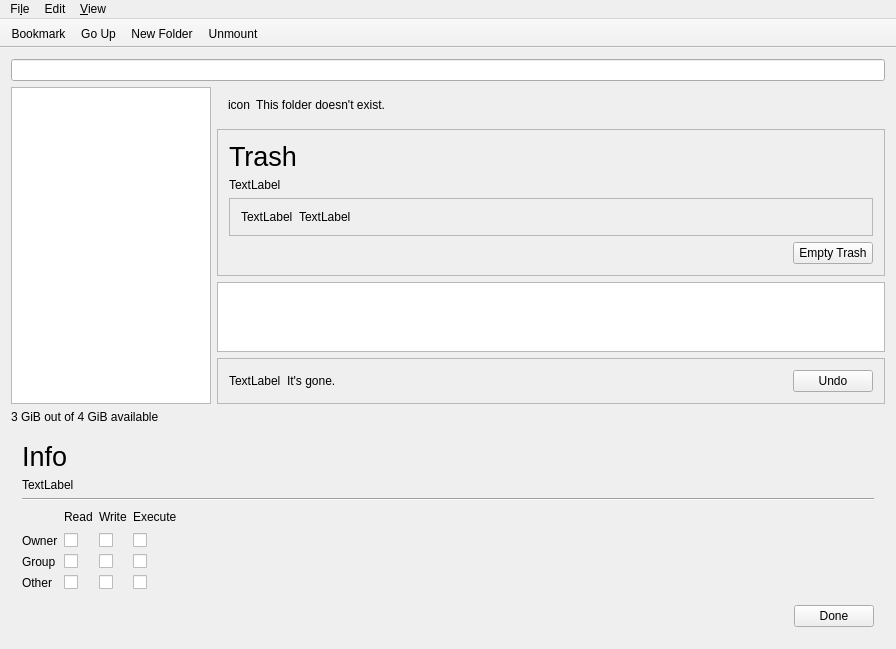
<?xml version="1.0" encoding="UTF-8"?>
<ui version="4.0">
 <class>MainWindow</class>
 <widget class="QMainWindow" name="MainWindow">
  <property name="geometry">
   <rect>
    <x>0</x>
    <y>0</y>
    <width>896</width>
    <height>602</height>
   </rect>
  </property>
  <property name="windowTitle">
   <string>theFile</string>
  </property>
  <property name="windowIcon">
   <iconset theme="system-file-manager">
    <normaloff>.</normaloff>.</iconset>
  </property>
  <widget class="QWidget" name="centralWidget">
   <layout class="QVBoxLayout" name="verticalLayout">
    <item>
     <widget class="QLineEdit" name="currentDirBar"/>
    </item>
    <item>
     <layout class="QHBoxLayout" name="horizontalLayout_2">
      <item>
       <widget class="QListWidget" name="placesTable">
        <property name="maximumSize">
         <size>
          <width>200</width>
          <height>16777215</height>
         </size>
        </property>
       </widget>
      </item>
      <item>
       <layout class="QVBoxLayout" name="verticalLayout_3">
        <item>
         <widget class="QFrame" name="messageFrame">
          <property name="frameShape">
           <enum>QFrame::NoFrame</enum>
          </property>
          <property name="frameShadow">
           <enum>QFrame::Raised</enum>
          </property>
          <layout class="QHBoxLayout" name="horizontalLayout">
           <item>
            <widget class="QLabel" name="messageIcon">
             <property name="text">
              <string>icon</string>
             </property>
            </widget>
           </item>
           <item>
            <widget class="QLabel" name="message">
             <property name="sizePolicy">
              <sizepolicy hsizetype="Expanding" vsizetype="Preferred">
               <horstretch>0</horstretch>
               <verstretch>0</verstretch>
              </sizepolicy>
             </property>
             <property name="text">
              <string>This folder doesn't exist.</string>
             </property>
            </widget>
           </item>
          </layout>
         </widget>
        </item>
        <item>
         <widget class="QFrame" name="SpecialFolderActions">
          <property name="frameShape">
           <enum>QFrame::StyledPanel</enum>
          </property>
          <property name="frameShadow">
           <enum>QFrame::Raised</enum>
          </property>
          <layout class="QVBoxLayout" name="verticalLayout_4">
           <item>
            <widget class="QLabel" name="SpecialFolderName">
             <property name="font">
              <font>
               <pointsize>20</pointsize>
              </font>
             </property>
             <property name="text">
              <string>Trash</string>
             </property>
            </widget>
           </item>
           <item>
            <widget class="QLabel" name="SpecialFolderInfo">
             <property name="text">
              <string>TextLabel</string>
             </property>
            </widget>
           </item>
           <item>
            <widget class="QFrame" name="SpecialFolderWarningFrame">
             <property name="frameShape">
              <enum>QFrame::StyledPanel</enum>
             </property>
             <property name="frameShadow">
              <enum>QFrame::Raised</enum>
             </property>
             <layout class="QHBoxLayout" name="horizontalLayout_5">
              <item>
               <widget class="QLabel" name="SpecialFolderWarningIcon">
                <property name="text">
                 <string>TextLabel</string>
                </property>
               </widget>
              </item>
              <item>
               <widget class="QLabel" name="SpecialFolderWarningLabel">
                <property name="sizePolicy">
                 <sizepolicy hsizetype="Expanding" vsizetype="Preferred">
                  <horstretch>0</horstretch>
                  <verstretch>0</verstretch>
                 </sizepolicy>
                </property>
                <property name="text">
                 <string>TextLabel</string>
                </property>
               </widget>
              </item>
             </layout>
            </widget>
           </item>
           <item>
            <layout class="QHBoxLayout" name="horizontalLayout_4">
             <item>
              <spacer name="horizontalSpacer">
               <property name="orientation">
                <enum>Qt::Horizontal</enum>
               </property>
               <property name="sizeHint" stdset="0">
                <size>
                 <width>40</width>
                 <height>20</height>
                </size>
               </property>
              </spacer>
             </item>
             <item>
              <widget class="QPushButton" name="EmptyTrashButton">
               <property name="text">
                <string>Empty Trash</string>
               </property>
               <property name="icon">
                <iconset theme="trash-empty">
                 <normaloff>.</normaloff>.</iconset>
               </property>
              </widget>
             </item>
            </layout>
           </item>
          </layout>
         </widget>
        </item>
        <item>
         <widget class="TableWidget" name="filesTable">
          <property name="contextMenuPolicy">
           <enum>Qt::CustomContextMenu</enum>
          </property>
          <property name="editTriggers">
           <set>QAbstractItemView::NoEditTriggers</set>
          </property>
          <property name="selectionBehavior">
           <enum>QAbstractItemView::SelectRows</enum>
          </property>
          <property name="verticalScrollMode">
           <enum>QAbstractItemView::ScrollPerPixel</enum>
          </property>
          <attribute name="horizontalHeaderHighlightSections">
           <bool>false</bool>
          </attribute>
          <attribute name="verticalHeaderVisible">
           <bool>false</bool>
          </attribute>
          <attribute name="verticalHeaderHighlightSections">
           <bool>false</bool>
          </attribute>
         </widget>
        </item>
        <item>
         <widget class="QFrame" name="UndoPanel">
          <property name="frameShape">
           <enum>QFrame::StyledPanel</enum>
          </property>
          <property name="frameShadow">
           <enum>QFrame::Raised</enum>
          </property>
          <layout class="QHBoxLayout" name="horizontalLayout_3">
           <item>
            <widget class="QLabel" name="UndoIcon">
             <property name="text">
              <string>TextLabel</string>
             </property>
            </widget>
           </item>
           <item>
            <widget class="QLabel" name="UndoMessage">
             <property name="sizePolicy">
              <sizepolicy hsizetype="Expanding" vsizetype="Preferred">
               <horstretch>0</horstretch>
               <verstretch>0</verstretch>
              </sizepolicy>
             </property>
             <property name="text">
              <string>It's gone.</string>
             </property>
            </widget>
           </item>
           <item>
            <widget class="QPushButton" name="UndoButton">
             <property name="text">
              <string>Undo</string>
             </property>
             <property name="icon">
              <iconset theme="edit-undo">
               <normaloff>.</normaloff>.</iconset>
             </property>
            </widget>
           </item>
          </layout>
         </widget>
        </item>
       </layout>
      </item>
     </layout>
    </item>
    <item>
     <widget class="QFrame" name="smallInfoFrame">
      <property name="frameShape">
       <enum>QFrame::NoFrame</enum>
      </property>
      <property name="frameShadow">
       <enum>QFrame::Raised</enum>
      </property>
      <layout class="QVBoxLayout" name="verticalLayout_2">
       <property name="leftMargin">
        <number>0</number>
       </property>
       <property name="topMargin">
        <number>0</number>
       </property>
       <property name="rightMargin">
        <number>0</number>
       </property>
       <property name="bottomMargin">
        <number>0</number>
       </property>
       <item>
        <widget class="QLabel" name="SizeLabel">
         <property name="text">
          <string>3 GiB out of 4 GiB available</string>
         </property>
        </widget>
       </item>
      </layout>
     </widget>
    </item>
    <item>
     <widget class="QFrame" name="fileInfoPane">
      <property name="autoFillBackground">
       <bool>true</bool>
      </property>
      <property name="frameShape">
       <enum>QFrame::NoFrame</enum>
      </property>
      <property name="frameShadow">
       <enum>QFrame::Raised</enum>
      </property>
      <layout class="QVBoxLayout" name="verticalLayout_5">
       <item>
        <widget class="QLabel" name="fileInfoLabel">
         <property name="font">
          <font>
           <pointsize>20</pointsize>
          </font>
         </property>
         <property name="text">
          <string>Info</string>
         </property>
        </widget>
       </item>
       <item>
        <widget class="QLabel" name="fileInfoText">
         <property name="text">
          <string>TextLabel</string>
         </property>
        </widget>
       </item>
       <item>
        <widget class="Line" name="line">
         <property name="orientation">
          <enum>Qt::Horizontal</enum>
         </property>
        </widget>
       </item>
       <item>
        <layout class="QGridLayout" name="gridLayout">
         <property name="bottomMargin">
          <number>9</number>
         </property>
         <item row="2" column="0">
          <widget class="QLabel" name="label_3">
           <property name="text">
            <string>Group</string>
           </property>
          </widget>
         </item>
         <item row="1" column="0">
          <widget class="QLabel" name="label_2">
           <property name="text">
            <string>Owner</string>
           </property>
          </widget>
         </item>
         <item row="3" column="0">
          <widget class="QLabel" name="label_4">
           <property name="text">
            <string>Other</string>
           </property>
          </widget>
         </item>
         <item row="0" column="1">
          <widget class="QLabel" name="label_5">
           <property name="text">
            <string>Read</string>
           </property>
          </widget>
         </item>
         <item row="0" column="2">
          <widget class="QLabel" name="label_6">
           <property name="text">
            <string>Write</string>
           </property>
          </widget>
         </item>
         <item row="0" column="3">
          <widget class="QLabel" name="label_7">
           <property name="text">
            <string>Execute</string>
           </property>
          </widget>
         </item>
         <item row="0" column="0">
          <widget class="QLabel" name="label">
           <property name="text">
            <string/>
           </property>
          </widget>
         </item>
         <item row="0" column="4">
          <spacer name="horizontalSpacer_3">
           <property name="orientation">
            <enum>Qt::Horizontal</enum>
           </property>
           <property name="sizeHint" stdset="0">
            <size>
             <width>40</width>
             <height>20</height>
            </size>
           </property>
          </spacer>
         </item>
         <item row="1" column="1">
          <widget class="QCheckBox" name="OwnerRead">
           <property name="text">
            <string/>
           </property>
          </widget>
         </item>
         <item row="2" column="1">
          <widget class="QCheckBox" name="GroupRead">
           <property name="text">
            <string/>
           </property>
          </widget>
         </item>
         <item row="3" column="1">
          <widget class="QCheckBox" name="OtherRead">
           <property name="text">
            <string/>
           </property>
          </widget>
         </item>
         <item row="1" column="2">
          <widget class="QCheckBox" name="OwnerWrite">
           <property name="text">
            <string/>
           </property>
          </widget>
         </item>
         <item row="2" column="2">
          <widget class="QCheckBox" name="GroupWrite">
           <property name="text">
            <string/>
           </property>
          </widget>
         </item>
         <item row="3" column="2">
          <widget class="QCheckBox" name="OtherWrite">
           <property name="text">
            <string/>
           </property>
          </widget>
         </item>
         <item row="1" column="3">
          <widget class="QCheckBox" name="OwnerExecute">
           <property name="text">
            <string/>
           </property>
          </widget>
         </item>
         <item row="2" column="3">
          <widget class="QCheckBox" name="GroupExecute">
           <property name="text">
            <string/>
           </property>
          </widget>
         </item>
         <item row="3" column="3">
          <widget class="QCheckBox" name="OtherExecute">
           <property name="text">
            <string/>
           </property>
           <property name="tristate">
            <bool>false</bool>
           </property>
          </widget>
         </item>
        </layout>
       </item>
       <item>
        <spacer name="verticalSpacer">
         <property name="orientation">
          <enum>Qt::Vertical</enum>
         </property>
         <property name="sizeHint" stdset="0">
          <size>
           <width>20</width>
           <height>40</height>
          </size>
         </property>
        </spacer>
       </item>
       <item>
        <layout class="QHBoxLayout" name="horizontalLayout_8">
         <item>
          <spacer name="horizontalSpacer_2">
           <property name="orientation">
            <enum>Qt::Horizontal</enum>
           </property>
           <property name="sizeHint" stdset="0">
            <size>
             <width>40</width>
             <height>20</height>
            </size>
           </property>
          </spacer>
         </item>
         <item>
          <widget class="QPushButton" name="fileInfoDone">
           <property name="text">
            <string>Done</string>
           </property>
           <property name="icon">
            <iconset theme="dialog-ok"/>
           </property>
          </widget>
         </item>
        </layout>
       </item>
      </layout>
     </widget>
    </item>
   </layout>
  </widget>
  <widget class="QMenuBar" name="menuBar">
   <property name="geometry">
    <rect>
     <x>0</x>
     <y>0</y>
     <width>896</width>
     <height>26</height>
    </rect>
   </property>
   <widget class="QMenu" name="menuFile">
    <property name="title">
     <string>Fi&amp;le</string>
    </property>
    <addaction name="actionNew_Window"/>
   </widget>
   <widget class="QMenu" name="menuEdit">
    <property name="title">
     <string>Edit</string>
    </property>
    <addaction name="actionNew_Folder"/>
    <addaction name="separator"/>
    <addaction name="actionRename"/>
    <addaction name="actionMove_To_Trash"/>
   </widget>
   <widget class="QMenu" name="menuView">
    <property name="title">
     <string>&amp;View</string>
    </property>
    <addaction name="actionShow_Hidden_Files"/>
   </widget>
   <addaction name="menuFile"/>
   <addaction name="menuEdit"/>
   <addaction name="menuView"/>
  </widget>
  <widget class="QToolBar" name="mainToolBar">
   <property name="movable">
    <bool>false</bool>
   </property>
   <property name="orientation">
    <enum>Qt::Horizontal</enum>
   </property>
   <attribute name="toolBarArea">
    <enum>TopToolBarArea</enum>
   </attribute>
   <attribute name="toolBarBreak">
    <bool>false</bool>
   </attribute>
   <addaction name="actionBookmark"/>
   <addaction name="actionGo_Up"/>
   <addaction name="actionNew_Folder"/>
   <addaction name="actionUnmount"/>
  </widget>
  <action name="actionGo_Up">
   <property name="icon">
    <iconset theme="go-parent-folder">
     <normaloff>.</normaloff>.</iconset>
   </property>
   <property name="text">
    <string>Go Up</string>
   </property>
  </action>
  <action name="actionBookmark">
   <property name="icon">
    <iconset theme="bookmark-add-folder">
     <normaloff>.</normaloff>.</iconset>
   </property>
   <property name="text">
    <string>Bookmark</string>
   </property>
  </action>
  <action name="actionNew_Window">
   <property name="icon">
    <iconset theme="window-new">
     <normaloff>.</normaloff>.</iconset>
   </property>
   <property name="text">
    <string>&amp;New Window</string>
   </property>
  </action>
  <action name="actionUnmount">
   <property name="icon">
    <iconset theme="media-eject">
     <normaloff>.</normaloff>.</iconset>
   </property>
   <property name="text">
    <string>Unmount</string>
   </property>
   <property name="visible">
    <bool>false</bool>
   </property>
  </action>
  <action name="actionNew_Folder">
   <property name="icon">
    <iconset theme="folder-new">
     <normaloff>.</normaloff>.</iconset>
   </property>
   <property name="text">
    <string>&amp;New Folder</string>
   </property>
  </action>
  <action name="actionRename">
   <property name="icon">
    <iconset theme="edit-rename">
     <normaloff>.</normaloff>.</iconset>
   </property>
   <property name="text">
    <string>&amp;Rename</string>
   </property>
   <property name="toolTip">
    <string>Rename</string>
   </property>
   <property name="shortcut">
    <string>F2</string>
   </property>
  </action>
  <action name="actionShow_Hidden_Files">
   <property name="checkable">
    <bool>true</bool>
   </property>
   <property name="text">
    <string>&amp;Show Hidden Files</string>
   </property>
  </action>
  <action name="actionMove_To_Trash">
   <property name="icon">
    <iconset theme="user-trash">
     <normaloff>.</normaloff>.</iconset>
   </property>
   <property name="text">
    <string>&amp;Move To Trash</string>
   </property>
   <property name="shortcut">
    <string>Del</string>
   </property>
  </action>
  <action name="actionRestore_from_Trash">
   <property name="icon">
    <iconset theme="edit-undo">
     <normaloff>.</normaloff>.</iconset>
   </property>
   <property name="text">
    <string>Restore from Trash</string>
   </property>
  </action>
  <action name="actionDelete_Permanantly">
   <property name="icon">
    <iconset theme="edit-delete">
     <normaloff>.</normaloff>.</iconset>
   </property>
   <property name="text">
    <string>Delete Permanantly</string>
   </property>
   <property name="shortcut">
    <string>Shift+Del</string>
   </property>
  </action>
  <action name="actionMore_Info">
   <property name="icon">
    <iconset theme="help-about"/>
   </property>
   <property name="text">
    <string>More Info...</string>
   </property>
  </action>
 </widget>
 <layoutdefault spacing="6" margin="11"/>
 <customwidgets>
  <customwidget>
   <class>TableWidget</class>
   <extends>QTableWidget</extends>
   <header>tablewidget.h</header>
  </customwidget>
 </customwidgets>
 <resources/>
 <connections/>
</ui>
